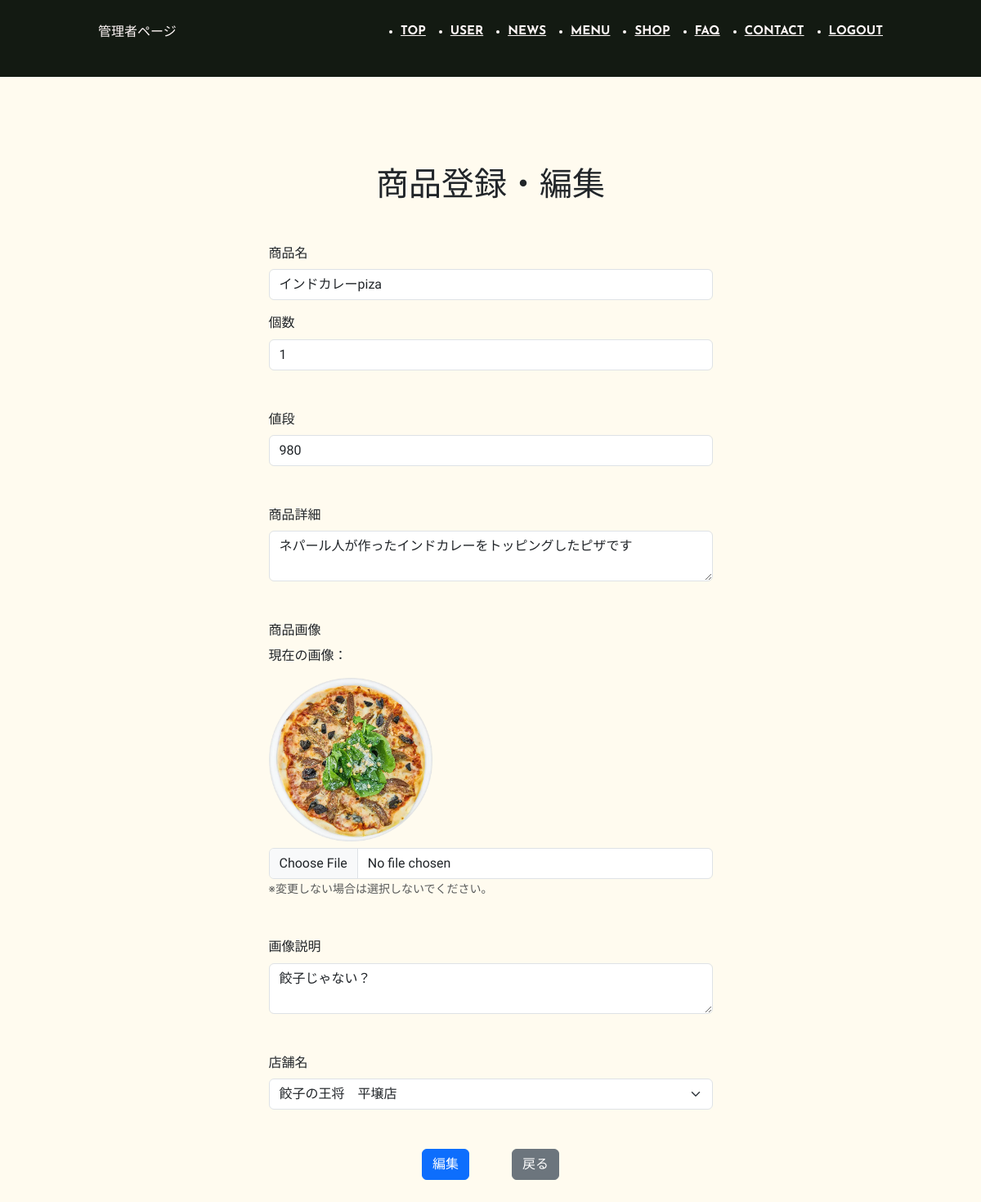
The app's page /admin/menu_edit.php?id=13 (signed in) with its own data.
### tables this page shows
CREATE TABLE `menus` (
  `id` int(11) NOT NULL,
  `product` varchar(255) NOT NULL,
  `pieces` int(11) NOT NULL,
  `price` int(11) NOT NULL,
  `product_detail` text NOT NULL,
  `image` varchar(255) NOT NULL,
  `alt` text NOT NULL,
  `shop_id` int(11) NOT NULL
);

CREATE TABLE `shops` (
  `id` int(11) NOT NULL,
  `shop` varchar(255) NOT NULL,
  `shop_detail` text NOT NULL,
  `boos_number` varchar(255) NOT NULL
);

### inc/function.php (called while the page is built, shortened)
<?php
function h($str)
{
    return htmlspecialchars($str, ENT_QUOTES, 'UTF-8');
}

### admin/menu_edit.php (the view, shortened to what this page needs)
<?php
require_once '../inc/function.php';
$target = [];
if (!empty($_GET["id"])) {
    $id = (int)$_GET["id"];
    try {
        $db = db_connect();
        $sql = "SELECT * FROM menus WHERE id=:id ";
        $stmt = $db->prepare($sql);
        $stmt->bindParam(":id", $id, PDO::PARAM_INT);
        $stmt->execute();
        $target = $stmt->fetch(PDO::FETCH_ASSOC);
    } catch (PDOException $e) {
        $_SESSION["err"] = 'DBへの接続・送信が失敗しました。' . $e->getMessage();
        header('location:menu.php');
        exit();
    }
}
try {
    $sql2 = "SELECT * FROM shops";
    $stmt2 = $db->prepare($sql2);
    $stmt2->execute();
    $result = $stmt2->fetchAll(PDO::FETCH_ASSOC);
} catch (PDOException $e) {
    exit("エラー" . $e->getMessage());
}
?>
<!DOCTYPE html>
<html lang="ja">
<head>
    <link rel="stylesheet" href="https://cdn.jsdelivr.net/npm/destyle.css@4.0.1/destyle.min.css">
    <?php include('../inc/link_master.php');  ?>
</head>
<body>
    <?php include('../inc/header_master.php');  ?>
    <main role="main" class="container" style="padding:60px 15px 0">
        <h1 class="my-5 text-center">商品登録・編集</h1>
        <form action="./menu_edit_do.php" method="post" enctype="multipart/form-data">
            <div class="row justify-content-center">
                <div class="mb-3 col-6">
                    <label for="product" class="form-label">商品名</label>
                    <input type="text" name="product" id="product" class="form-control" value="<?php echo h($target["product"] ?? ''); ?>">
                </div>
            </div>
            <div class="row justify-content-center">
                <div class="mb-5 col-6">
                    <label for="pieces" class="form-label">個数</label>
                    <input type="number" name="pieces" id="pieces" class="form-control" min="1" max="100" value="<?php echo h($target["pieces"] ?? ''); ?>">
                </div>
            </div>
            <div class="row justify-content-center">
                <div class="mb-5 col-6">
                    <label for="price" class="form-label">値段</label>
                    <input type="number" name="price" id="price" class="form-control" value="<?php echo h($target["price"] ?? ''); ?>">
                </div>
            </div>
            <div class="row justify-content-center">
                <div class="mb-5 col-6">
                    <label for="product_details" class="form-label">商品詳細</label>
                    <textarea name="product_detail" id="product_detail" class="form-control"><?php echo h($target["product_detail"] ?? ''); ?></textarea>
                </div>
            </div>
            <div class="row justify-content-center">
                <div class="mb-5 col-6">
                    <label for="image" class="form-label">商品画像</label>
                    <?php if (!empty($target['image'])): ?>
                        <div class="mb-2">
                            <p>現在の画像：</p>
                            <img src="../img/<?php echo h($target['image']); ?>" alt="" style="width: 200px; height: auto;">
                        </div>
                    <?php endif; ?>
                    <input type="file" name="image" id="image" class="form-control">
                    <small class="text-muted">※変更しない場合は選択しないでください。</small>
                </div>
            </div>
            <div class="row justify-content-center">
                <div class="mb-5 col-6">
                    <label for="alt" class="form-label">画像説明</label>
                    <textarea name="alt" id="alt" class="form-control"><?php echo h($target["alt"] ?? ''); ?></textarea>
                </div>
            </div>
            <div class="row justify-content-center">
                <div class="mb-5 col-6">
                    <label for="shop_id" class="form-label">店舗名</label>
                    <select name="shop_id" id="shop_id" class="form-select">
                        <?php foreach ($result as $row): ?>
                            <option value="<?php echo $row["id"]; ?>" <?php echo (isset($target["shop_id"]) && $row["id"] == $target["shop_id"]) ? "selected" : ""; ?>>
                                <?php echo h($row["shop"]); ?>
                            </option>
                        <?php endforeach; ?>
                    </select>
                </div>
            </div>
            <div class="mb-5 text-center">
                <input type="submit" value="編集" class="btn btn-primary me-5">
                <a href="menu.php" class="btn btn-secondary">戻る</a>
            </div>
        </form>
    </main>
</body>
</html>

### css/style.css (style rules this page uses)
:root { --gyoza-black: #131A12; --gyoza-white: #FFF7F7; --gyoza-beige: #FFFBEF; --gyoza-red: #E22A00; --gyoza-yellow: #FFE100; }
body { background-color: var(--gyoza-beige); font-size: 16px; font-family: "Zen Maru Gothic", sans-serif; line-height: 1.45; }
html { scroll-behavior: smooth; }
img { width: 100%; }

### records on screen
menus: product "インドカレーpiza", pieces "1", price "980", product_detail "ネパール人が作ったインドカレーをトッピングしたピザです", image (picture), alt "餃子じゃない？", shop_id "餃子の王将 平壌店"
